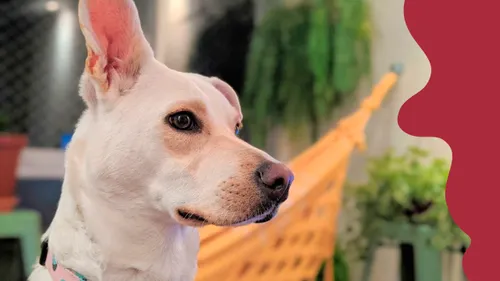
#> input picture files/teste.png, 500 x 281 px
$ python aula04.py
#> lines starting #> are read from the running program, lines starting #| are printed output that depends on the picture
import cv2 as cv

img1 = cv.imread('files/teste.png')
#> img1 is the input picture: shape (281, 500, 3); mean B, G, R 98.9, 119.1, 153.1

#img1[100:150, 150:200] = [0,0,255]

#pixel = img1[100, 150]

#cv.imshow("Foto Teste", img1)
roi = img1[100:300, 150:350]
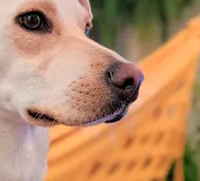
#> roi: shape (181, 200, 3); mean B, G, R 105.7, 140.3, 184.9

cv.imshow("Area de interesse", roi)

cv.waitKey(0)

cv.destroyAllWindows()

#print(f"Valor BGR do pixel", pixel)
